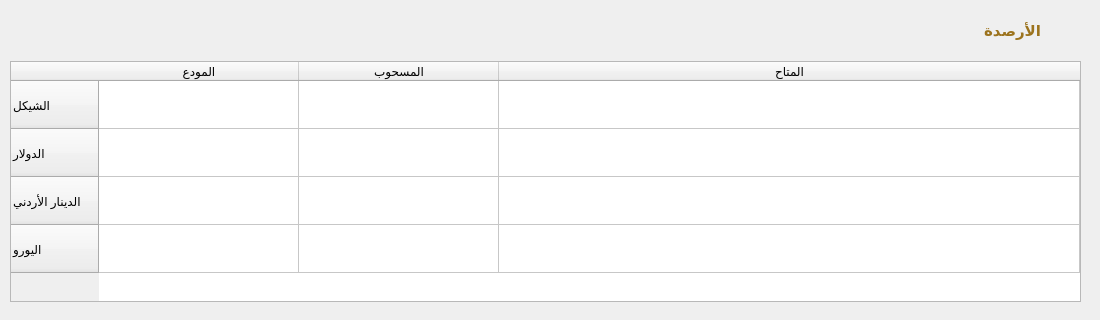
      <widget class="QWidget" name="tab_15">
       <attribute name="title">
        <string>الأرصدة</string>
       </attribute>
       <widget class="QWidget" name="widget_75" native="true">
        <property name="geometry">
         <rect>
          <x>0</x>
          <y>10</y>
          <width>1091</width>
          <height>301</height>
         </rect>
        </property>
        <property name="styleSheet">
         <string notr="true"/>
        </property>
        <property name="class" stdset="0">
         <string>Card</string>
        </property>
        <widget class="QWidget" name="widget_76" native="true">
         <property name="geometry">
          <rect>
           <x>0</x>
           <y>0</y>
           <width>1091</width>
           <height>41</height>
          </rect>
         </property>
         <property name="class" stdset="0">
          <string>bg-pink-gold box-top-radius</string>
         </property>
         <widget class="QLabel" name="label_203">
          <property name="geometry">
           <rect>
            <x>930</x>
            <y>0</y>
            <width>111</width>
            <height>41</height>
           </rect>
          </property>
          <property name="font">
           <font>
            <family>Cairo</family>
            <pointsize>11</pointsize>
            <bold>true</bold>
           </font>
          </property>
          <property name="styleSheet">
           <string notr="true">color: #9c731d;</string>
          </property>
          <property name="text">
           <string>الأرصدة</string>
          </property>
         </widget>
         <widget class="QLabel" name="label_204">
          <property name="geometry">
           <rect>
            <x>1050</x>
            <y>10</y>
            <width>21</width>
            <height>21</height>
           </rect>
          </property>
          <property name="text">
           <string/>
          </property>
          <property name="pixmap">
           <pixmap>../assets/icons/ic_fluent_lock_closed_24_filled_colored.svg</pixmap>
          </property>
          <property name="scaledContents">
           <bool>true</bool>
          </property>
         </widget>
        </widget>
        <widget class="QTableWidget" name="tableWidget">
         <property name="geometry">
          <rect>
           <x>10</x>
           <y>51</y>
           <width>1071</width>
           <height>241</height>
          </rect>
         </property>
         <property name="editTriggers">
          <set>QAbstractItemView::NoEditTriggers</set>
         </property>
         <attribute name="horizontalHeaderMinimumSectionSize">
          <number>31</number>
         </attribute>
         <attribute name="horizontalHeaderDefaultSectionSize">
          <number>200</number>
         </attribute>
         <attribute name="horizontalHeaderStretchLastSection">
          <bool>true</bool>
         </attribute>
         <attribute name="verticalHeaderDefaultSectionSize">
          <number>48</number>
         </attribute>
         <row>
          <property name="text">
           <string>الشيكل</string>
          </property>
         </row>
         <row>
          <property name="text">
           <string>الدولار</string>
          </property>
         </row>
         <row>
          <property name="text">
           <string>الدينار الأردني</string>
          </property>
         </row>
         <row>
          <property name="text">
           <string>اليورو</string>
          </property>
         </row>
         <column>
          <property name="text">
           <string>المودع</string>
          </property>
         </column>
         <column>
          <property name="text">
           <string>المسحوب</string>
          </property>
         </column>
         <column>
          <property name="text">
           <string>المتاح</string>
          </property>
         </column>
        </widget>
       </widget>
      </widget>
